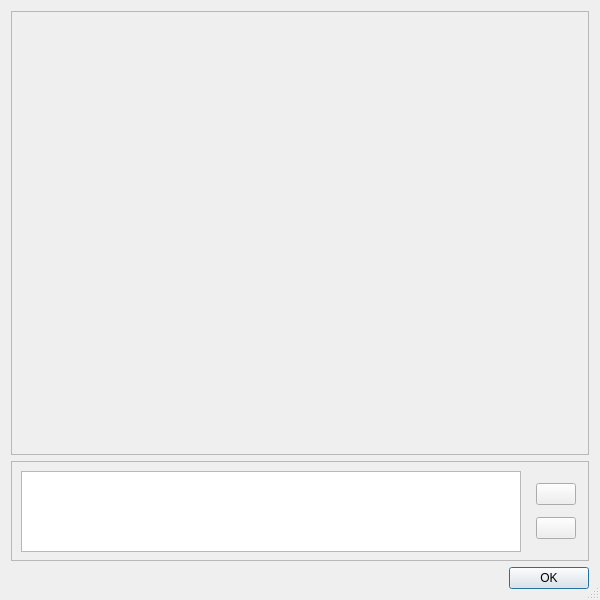
<?xml version="1.0" encoding="UTF-8"?>
<ui version="4.0">
 <class>MessengerDlg</class>
 <widget class="QDialog" name="MessengerDlg">
  <property name="windowModality">
   <enum>Qt::NonModal</enum>
  </property>
  <property name="geometry">
   <rect>
    <x>0</x>
    <y>0</y>
    <width>600</width>
    <height>600</height>
   </rect>
  </property>
  <property name="minimumSize">
   <size>
    <width>600</width>
    <height>600</height>
   </size>
  </property>
  <property name="maximumSize">
   <size>
    <width>600</width>
    <height>600</height>
   </size>
  </property>
  <property name="windowTitle">
   <string>picCoder Conversation Editor</string>
  </property>
  <property name="sizeGripEnabled">
   <bool>true</bool>
  </property>
  <property name="modal">
   <bool>false</bool>
  </property>
  <layout class="QGridLayout" name="gridLayout">
   <item row="3" column="0">
    <widget class="QDialogButtonBox" name="buttonBox">
     <property name="orientation">
      <enum>Qt::Horizontal</enum>
     </property>
     <property name="standardButtons">
      <set>QDialogButtonBox::Ok</set>
     </property>
    </widget>
   </item>
   <item row="0" column="0">
    <widget class="QScrollArea" name="scrollArea">
     <property name="maximumSize">
      <size>
       <width>16777215</width>
       <height>16777215</height>
      </size>
     </property>
     <property name="verticalScrollBarPolicy">
      <enum>Qt::ScrollBarAsNeeded</enum>
     </property>
     <property name="horizontalScrollBarPolicy">
      <enum>Qt::ScrollBarAlwaysOff</enum>
     </property>
     <property name="widgetResizable">
      <bool>true</bool>
     </property>
     <widget class="QWidget" name="scrollAreaWidgetContents">
      <property name="geometry">
       <rect>
        <x>0</x>
        <y>0</y>
        <width>580</width>
        <height>440</height>
       </rect>
      </property>
      <property name="sizePolicy">
       <sizepolicy hsizetype="Preferred" vsizetype="Expanding">
        <horstretch>0</horstretch>
        <verstretch>0</verstretch>
       </sizepolicy>
      </property>
      <property name="maximumSize">
       <size>
        <width>16777215</width>
        <height>16777215</height>
       </size>
      </property>
      <widget class="QWidget" name="verticalLayoutWidget">
       <property name="geometry">
        <rect>
         <x>9</x>
         <y>9</y>
         <width>541</width>
         <height>421</height>
        </rect>
       </property>
       <layout class="QVBoxLayout" name="verticalLayout">
        <property name="sizeConstraint">
         <enum>QLayout::SetMinAndMaxSize</enum>
        </property>
        <property name="leftMargin">
         <number>5</number>
        </property>
        <property name="topMargin">
         <number>5</number>
        </property>
        <property name="rightMargin">
         <number>5</number>
        </property>
        <property name="bottomMargin">
         <number>5</number>
        </property>
       </layout>
      </widget>
     </widget>
    </widget>
   </item>
   <item row="1" column="0" rowspan="2">
    <widget class="QFrame" name="editFrame">
     <property name="minimumSize">
      <size>
       <width>0</width>
       <height>100</height>
      </size>
     </property>
     <property name="frameShape">
      <enum>QFrame::StyledPanel</enum>
     </property>
     <property name="frameShadow">
      <enum>QFrame::Raised</enum>
     </property>
     <widget class="QTextEdit" name="messageEdit">
      <property name="geometry">
       <rect>
        <x>10</x>
        <y>10</y>
        <width>500</width>
        <height>81</height>
       </rect>
      </property>
      <property name="maximumSize">
       <size>
        <width>500</width>
        <height>100</height>
       </size>
      </property>
     </widget>
     <widget class="QWidget" name="verticalLayoutWidget_2">
      <property name="geometry">
       <rect>
        <x>510</x>
        <y>10</y>
        <width>71</width>
        <height>81</height>
       </rect>
      </property>
      <layout class="QVBoxLayout" name="buttonLayout">
       <property name="spacing">
        <number>0</number>
       </property>
       <property name="rightMargin">
        <number>0</number>
       </property>
       <item alignment="Qt::AlignHCenter">
        <widget class="QPushButton" name="sendButton">
         <property name="maximumSize">
          <size>
           <width>50</width>
           <height>16777215</height>
          </size>
         </property>
         <property name="text">
          <string/>
         </property>
         <property name="iconSize">
          <size>
           <width>25</width>
           <height>25</height>
          </size>
         </property>
        </widget>
       </item>
       <item alignment="Qt::AlignHCenter">
        <widget class="QPushButton" name="clearButton">
         <property name="maximumSize">
          <size>
           <width>50</width>
           <height>16777215</height>
          </size>
         </property>
         <property name="text">
          <string/>
         </property>
         <property name="iconSize">
          <size>
           <width>25</width>
           <height>25</height>
          </size>
         </property>
        </widget>
       </item>
      </layout>
     </widget>
    </widget>
   </item>
  </layout>
 </widget>
 <resources/>
 <connections>
  <connection>
   <sender>buttonBox</sender>
   <signal>accepted()</signal>
   <receiver>MessengerDlg</receiver>
   <slot>accept()</slot>
   <hints>
    <hint type="sourcelabel">
     <x>248</x>
     <y>254</y>
    </hint>
    <hint type="destinationlabel">
     <x>157</x>
     <y>274</y>
    </hint>
   </hints>
  </connection>
 </connections>
</ui>
